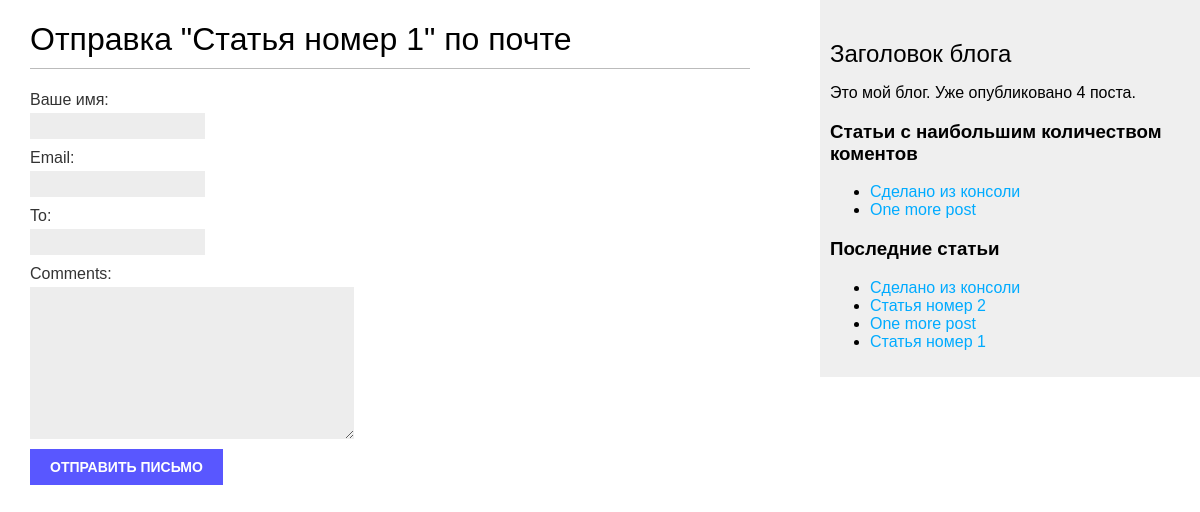
/blog/1/share/, run on an earlier commit of the app's database.
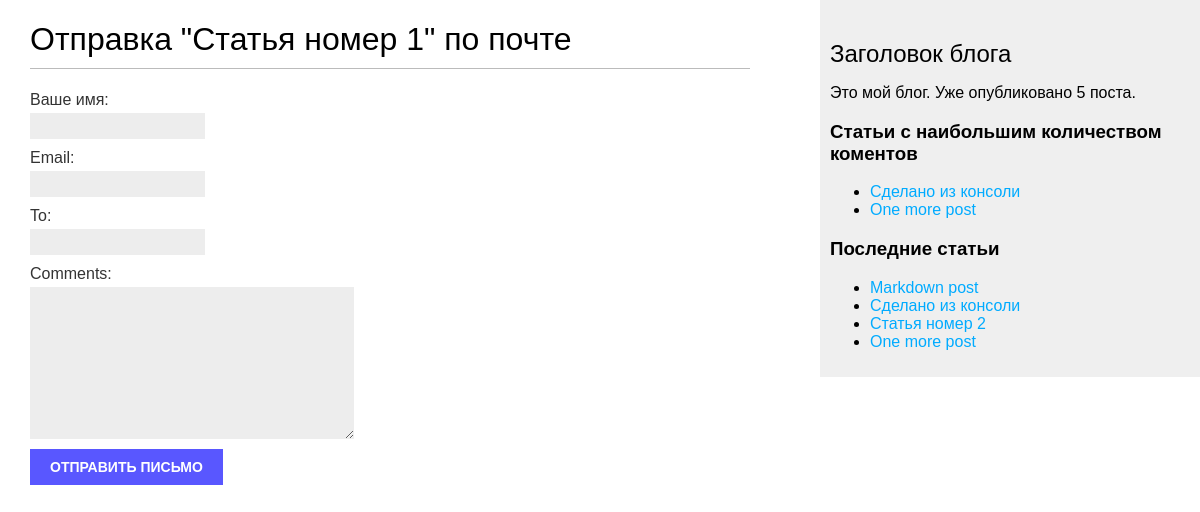
And on a later commit of the database.
### blog/models.py (models this page shows, shortened)
class Post(models.Model):
    objects = models.Manager() #Это мнеджер по умолчанию
    published = PublishedManager() # А это самоельный менеджер выше
    STATUS_CHOICES = (
        ('draft', 'Draft'),
        ('published', 'Published'),
    )
    title = models.CharField(max_length=250)
    slug = models.SlugField(max_length=250, unique_for_date='publish')
    author = models.ForeignKey(User, on_delete=models.CASCADE, related_name='blog_posts')
    body = models.TextField()
    publish = models.DateTimeField(default=timezone.now)
    created = models.DateTimeField(auto_now_add=True)
    update = models.DateTimeField(auto_now=True)
    status = models.CharField(max_length=10, choices=STATUS_CHOICES, default='draft')
    tags = TaggableManager()
    class Meta:
        ordering = ('-publish',)
    def get_absolute_url(self):
        return reverse('blog:post_detail', args=[self.publish.year,
                                                 self.publish.month,
                                                 self.publish.day,
                                                 self.slug])

### blog/views.py (the view)
def post_share(request, post_id):
    post = get_object_or_404(Post, id=post_id, status='published') #Получение статьи по id
    sent = False
    if request.method == 'POST':
        form = EmailPostForm(request.POST) #Отправка формы на сохранение
        if form.is_valid(): # Если все поля корректно заполнены, то сохраняем форму
            cd = form.cleaned_data
            post_url = request.build_absolute_uri(post.get_absolute_url())
            subject = '{}({}) рекомендую крутые статьи "{}"'.format(cd['name'], cd['email'], post.title)
            message = 'Прочесть "{}" можно здесь {}\n\n{} прокомментировал:{}'.format(post.title, post_url, cd['name'], cd['comments'])
            send_mail(subject, message, 'vetalboy94@gmail.com', [cd['to']])
            sent = True
    else:
        form = EmailPostForm()
    return render(request, 'blog/post/share.html', {'post':post, 'form':form, 'sent':sent})

### blog/forms.py
class EmailPostForm(forms.Form):
    name = forms.CharField(max_length=25, label='Ваше имя')
    email = forms.EmailField()
    to = forms.EmailField()
    comments = forms.CharField(required=False, widget=forms.Textarea) #Заменили стандартный input на <text-area>

### blog/models.py (called while the page is built)
    def get_queryset(self):
        return super().get_queryset().filter(status='published') #Фильтр по умолчанию по опубликованным статьям

### blog/templatetags/blog_tags.py (called while the page is built)
@register.simple_tag()
def get_most_commented_posts(count=2):
    return Post.published.annotate(total_comments=Count('comments')).order_by('-total_comments')[:count]

@register.simple_tag()
def total_posts():
    return Post.published.count()

@register.inclusion_tag('blog/post/latest_posts.html')
def show_latest_posts(count=4):
    latest_posts = Post.published.order_by('-publish')[:count]
    return {'latest_posts':latest_posts}

### blog/templates/blog/post/share.html (shortened to what this page needs)
{% extends "blog/base.html" %}
{% block content %}
    {% if sent %}
        <h1>Письмо успешно доставлено</h1>
        <p>"{{ post.title }}" отправлена {{ form.cleaned_data.to }}.</p>
    {% else %}
        <h1>Отправка  "{{ post.title }}" по почте</h1>
        <form action="." method="post">
            {{ form.as_p }}
            <input type="submit" value="Отправить письмо">
        </form>
    {% endif %}
{% endblock %}

### blog/templates/blog/base.html (shortened to what this page needs)
{% load blog_tags %}
{% load static %}
<!DOCTYPE html>
<html lang="en">
<head>
    <link href="{% static "css/blog.css" %}" rel="stylesheet">
</head>
<body>
    <div id="content">
        {% block content %}
        {% endblock %}
    </div>
    <div id="sidebar">
        <h2>Заголовок блога</h2>
        <p>Это мой блог. Уже опубликовано {% total_posts %} поста.</p>
        <h3>Статьи с наибольшим количеством коментов</h3>
        {% get_most_commented_posts as most_commented_posts %}
        <ul>
            {% for post in most_commented_posts %}
                <li>
                    <a href="{{ post.get_absolute_url }}">{{ post.title }}</a>
                </li>
            {% endfor %}
        </ul>
        <h3>Последние статьи</h3>
        {% show_latest_posts %}
    </div>
</body>
</html>

### blog/templates/blog/post/latest_posts.html
<!DOCTYPE html>
<html lang="en">
<body>
<ul>
    {% for post in latest_posts %}
    <li><a href="{{ post.get_absolute_url }}">{{ post.title }}</a> </li>
    {% endfor %}
</ul>
</body>
</html>

What changed in the data, as far as the page shows it:
no longer on one of the page's lists (row unchanged): Post: title "Статья номер 1"
added Post: title "Markdown post", shown under "Последние статьи"
Also different on the page:
text no longer shown: "4"
text now shown: "5"
